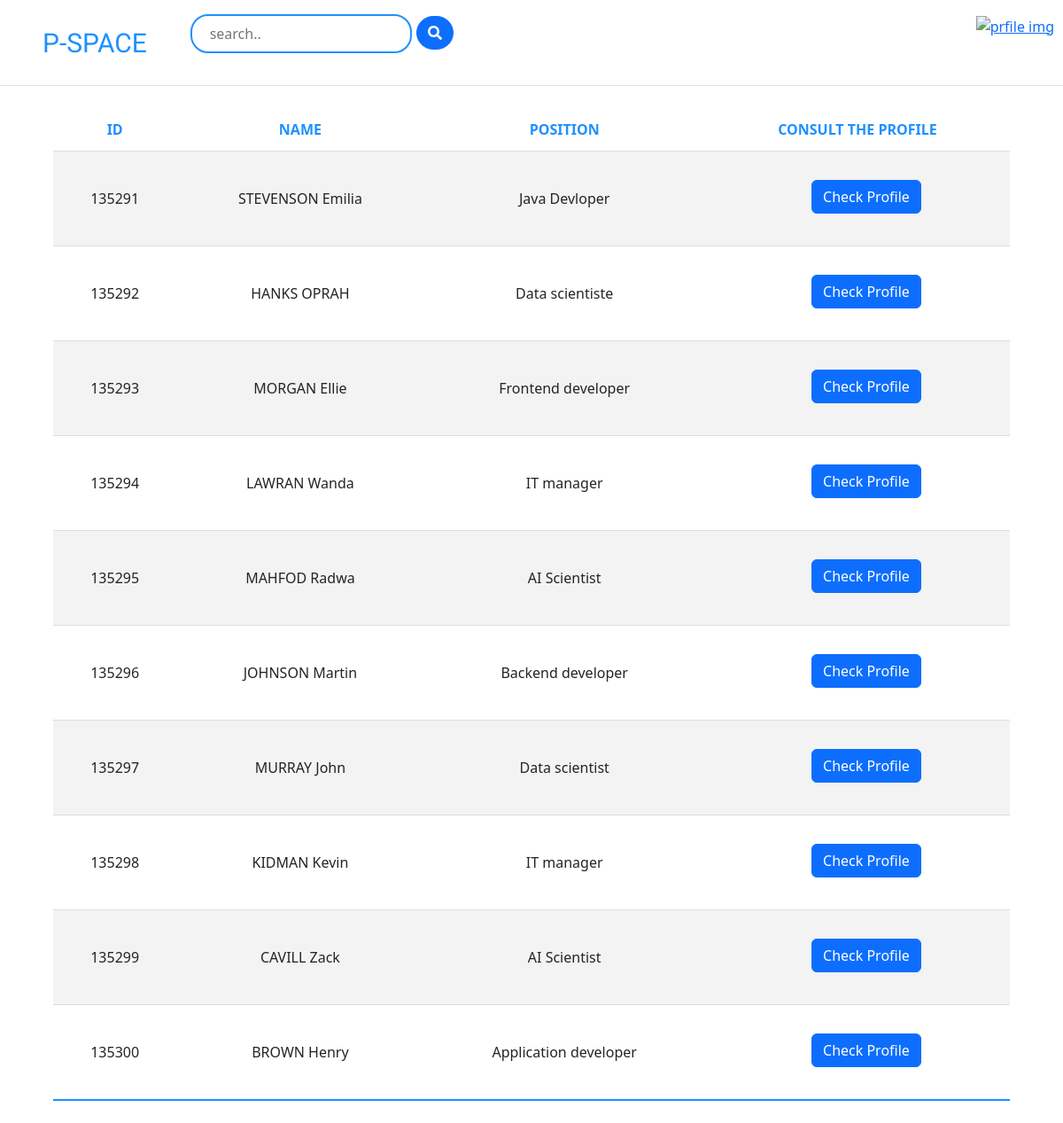
The page /result.php on the database its author committed.
### tables this page shows
CREATE TABLE `employee` (
  `ID` int(50) NOT NULL,
  `Name` varchar(50) NOT NULL,
  `Date of birth` date NOT NULL,
  `Email` varchar(50) NOT NULL,
  `Phone` varchar(20) NOT NULL,
  `Position` varchar(50) NOT NULL,
  `Certificates` text NOT NULL,
  `password` varchar(500) NOT NULL,
  `Image` varchar(500) NOT NULL,
  `projet` text NOT NULL
);

### result.php (the view, shortened to what this page needs)
<?php
     include("connection.php");
     ?>
<!DOCTYPE html>
<html lang="en">
<head>
<link href="https://cdn.jsdelivr.net/npm/bootstrap@5.2.0/dist/css/bootstrap.min.css" rel="stylesheet">
<link rel="stylesheet" href="result.css">
<link href="//maxcdn.bootstrapcdn.com/font-awesome/4.1.0/css/font-awesome.min.css" rel="stylesheet">
<link rel="stylesheet" href="~/lib/Font-Awesome/css/fontawesome.min.css">
<link rel="stylesheet" href="~/lib/Font-Awesome/css/all.min.css">
</head>
<header>
    <nav>
        <div class="navContainer">
            <div class="d-flex flex-wrap justify-content-center py-3 mb-4 border-bottom">
              <a href="/" class="d-flex align-items-center mb-3 mb-md-0 me-md-auto text-dark text-decoration-none">
                <svg class="bi me-2" width="40" height="32"><use xlink:href="#bootstrap"></use></svg>
                <span class="Logo">P-SPACE</span>
              </a>
              <div class="searchContainer">
              <input class="inputContainer" onkeyup="" type="text" name="search" placeholder="search..">
              <button class="btn btn-primary btn-block mb-4" id="searchButton" style="border-radius:80px;margin-top:2px;margin-left:5px;" ><i class="fas fa-search"></i></button>
              </div>
              <div class="imageContainer">
                <a href="profile.php?w=<?php echo $_SESSION["idUser"];?>"><img src="<?php echo $_SESSION["imageUser"];?>" alt="prfile img" style="width:50px;margin-right:10px;"></a>
              </div>
        </div>
        </div>
    </nav>
</header>
<body>
    <div align="center" style="vertical-align:bottom">
        <div align="center" style="vertical-align:bottom">
    <table cellpadding="5" cellspacing="10" width="90%" class="content-table">
        <tr>
            <th>ID</th>
            <th>NAME</th>
            <th>POSITION</th>
            <th>CONSULT THE PROFILE</th>
        </tr>
        <?php
             $res=mysqli_query($conn,"select * from employee");
             while($row=mysqli_fetch_assoc($res))
                { ?>
                    <tr>
                        <td><?php echo $row["ID"]?></td>
                        <td><?php echo $row["Name"]?></td>
                        <td><?php echo $row["Position"]?></td>
                        <td><a href="profile.php?w=<?php echo $row["ID"];?>" class="btn btn-primary btn-block mb-4" style="margin-top:20px; margin-left:20px">Check Profile</a></td>
                    </tr>
        <?php
             }
        ?>
    </table>
</body>
</html>

### result.css (style rules this page uses)
span { font-family: 'Roboto', sans-serif; font-size:30px; color: #1E90FF; }
.searchContainer { display: flex; margin-right: 590px; }
.inputContainer { border: 2px solid #1E90FF; padding: 20px; width: 250px; height: 40px; border-radius: 20px; }
.navContainer { display: block; width:100%; }
table { margin-bottom: 50px; margin-left: 50px; margin-right: 50px; }
th { text-align: center; color:#1E90FF; }
td { text-align: center; vertical-align: middle; }

### result.php (style rules this page uses)
.content-table { border-collapse: collapse; margin: 25px 0; font-size: 1,8em; min-width: 400px; }
.content-table th, .content-table td { padding: 12px 15px ; }
.content-table tbody tr { border-bottom: 1px solid #dddddd; }
.content-table tbody tr:nth-of-type(even) { background-color: #f3f3f3; }
.content-table tbody tr:last-of-type { border-bottom: 2px solid #1E90FF ; }

### rows shown on the page
employee: ID "135291", Name "STEVENSON Emilia", Position "Java Devloper"
employee: ID "135292", Name "HANKS OPRAH", Position "Data scientiste"
employee: ID "135293", Name "MORGAN Ellie", Position "Frontend developer"
employee: ID "135294", Name "LAWRAN Wanda", Position "IT manager"
employee: ID "135295", Name "MAHFOD Radwa", Position "AI Scientist"
employee: ID "135296", Name "JOHNSON Martin", Position "Backend developer"
employee: ID "135297", Name "MURRAY John", Position "Data scientist"
employee: ID "135298", Name "KIDMAN Kevin", Position "IT manager"
employee: ID "135299", Name "CAVILL Zack", Position "AI Scientist"
employee: ID "135300", Name "BROWN Henry", Position "Application developer"
